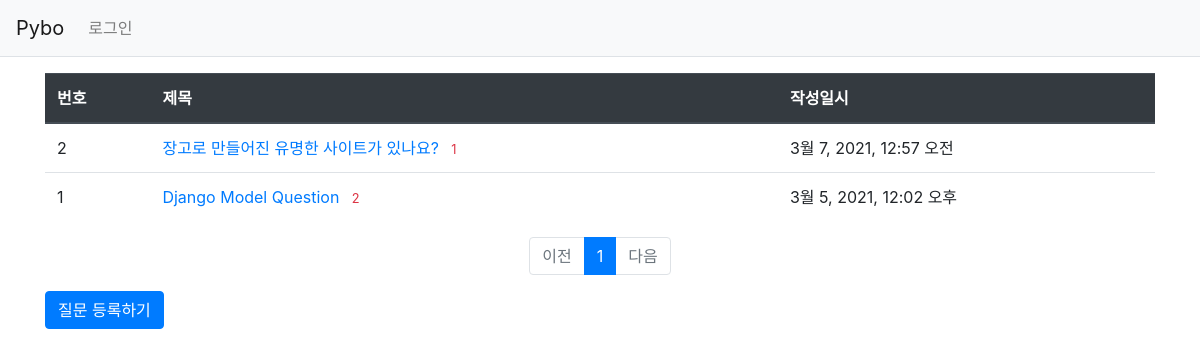
Page /pybo/ on the earlier database version.
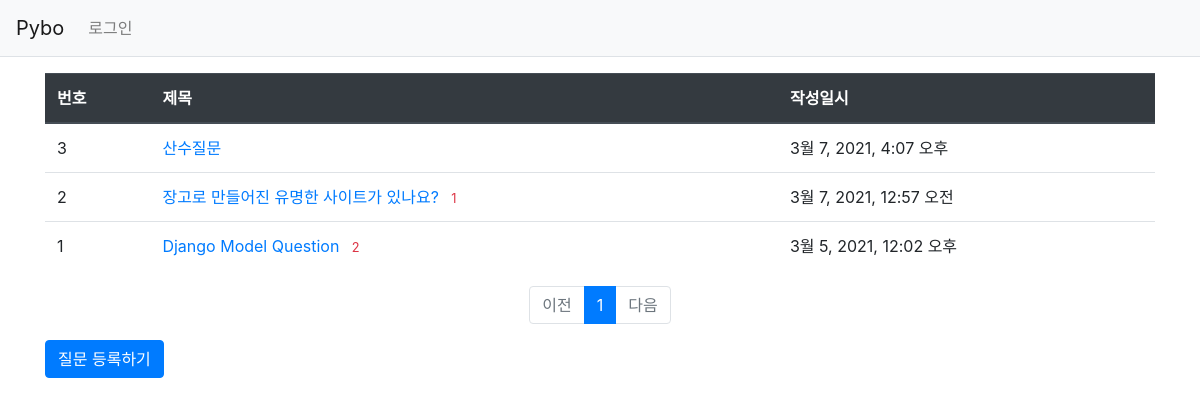
Same page on the later database version.
### pybo/models.py (models this page shows, shortened)
class Question(models.Model):
    subject = models.CharField(max_length=200)
    content = models.TextField()
    create_date = models.DateTimeField()
    author = models.ForeignKey(User, on_delete=models.CASCADE)

### pybo/views.py (the view)
# urls.py: path('', views.index, name='index'),  # '/' 에 해당되는 path
def index(request):
    page = request.GET.get('page', '1')  # 페이지
    question_list = Question.objects.order_by('-create_date')
    paginator = Paginator(question_list, 10)  # 페이지당 10개씩 보여주기
    page_obj = paginator.get_page(page)
    context = {'question_list': page_obj}
    return render(request, 'pybo/question_list.html', context)

### pybo/templatetags/pybo_filter.py (called while the page is built)
@register.filter
def sub(value, arg):
    return value - arg

### templates/pybo/question_list.html
{% extends 'base.html' %}
{% load pybo_filter %}
{% block content %}
<div class="container my-3">
  <table class="table">
    <thead>
      <tr class="thead-dark">
        <th>번호</th>
        <th>제목</th>
        <th>작성일시</th>
      </tr>
    </thead>
    <tbody>
    {% if question_list %}
      {% for question in question_list %}
        <tr>
          <td>
            {{ question_list.paginator.count|sub:question_list.start_index|sub:forloop.counter0|add:1 }}
          </td>
          <td>
            <a href="{% url 'pybo:detail' question.id %}">{{ question.subject }}</a>
            {% if question.answer_set.count > 0 %}
              <span class="text-danger small ml-2">{{ question.answer_set.count }}</span>
            {% endif %}
          </td>
          <td>{{ question.create_date }}</td>
        </tr>
      {% endfor %}
    {% else %}
      <tr>
        <td colspan="3">질문이 없습니다.</td>
      </tr>
    {% endif %}
    </tbody>
  </table>
  <ul class="pagination justify-content-center">
    {% if question_list.has_previous %}
      <li class="page-item">
        <a class="page-link" href="?page={{ question_list.previous_page_number }}">이전</a>
      </li>
    {% else %}
      <li class="page-item disabled">
        <a class="page-link" tabindex="-1" aria-disabled="true" href="#">이전</a>
      </li>
    {% endif %}
    {% for page_number in question_list.paginator.page_range %}
      {% if page_number >= question_list.number|add:-5 and page_number <= question_list.number|add:5 %}
        {% if page_number == question_list.number %}
          <li class="page-item active" aria-current="page">
            <a class="page-link" href="?page={{ page_number }}">{{ page_number }}</a>
          </li>
        {% else %}
          <li class="page-item">
            <a class="page-link" href="?page={{ page_number }}">{{ page_number }}</a>
          </li>
        {% endif %}
      {% endif %}
    {% endfor %}
    {% if question_list.has_next %}
      <li class="page-item">
        <a class="page-link" href="?page={{ question_list.next_page_number }}">다음</a>
      </li>
    {% else %}
      <li class="page-item disabled">
        <a class="page-link" tabindex="-1" aria-disabled="true" href="#">다음</a>
      </li>
    {% endif %}
  </ul>
  <a href="{% url 'pybo:question_create' %}" class="btn btn-primary">질문 등록하기</a>
</div>
{% endblock %}

### templates/base.html (shortened to what this page needs)
{% load static %}
<!doctype html>
<html lang="ko">
<head>
	<link rel="stylesheet" type="text/css" href="{% static 'bootstrap.min.css' %}">
	<link rel="stylesheet" type="text/css" href="{% static 'style.css' %}">
</head>
<body>
	{% include "navbar.html" %}
	{% block content %}
	{% endblock %}
</body>
</html>

### templates/navbar.html (shortened to what this page needs)
<nav class="navbar navbar-expand-lg navbar-light bg-light border-bottom">
	<a class="navbar-brand" href="{% url 'pybo:index' %}">Pybo</a>
	<div class="collapse navbar-collapse flex-grow-0" id="navbarNav">
		<ul class="navbar-nav">
			<li class="nav-item ">
				{% if user.is_authenticated %}
					<a class="nav-link" href="{% url 'common:logout' %}">{{ user.username }} (로그아웃)</a>
				{% else %}
					<a class="nav-link" href="{% url 'common:login' %}">로그인</a>
				{% endif %}
			</li>
		</ul>
	</div>
</nav>

Differences in the rows shown:
added Question: paginator.count|sub "3", subject "산수질문", create_date "3월 7, 2021, 4:07 오후"
